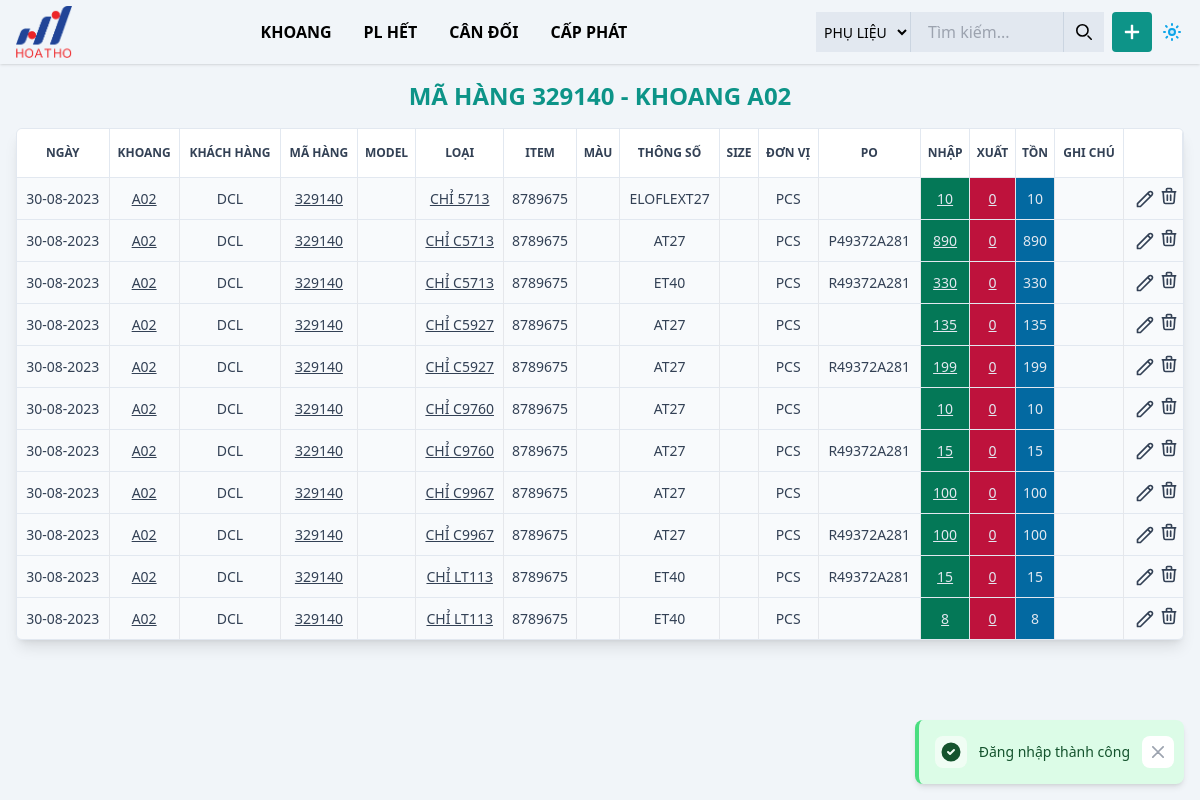
The app's page /items.php?ma-hang=329140&khoang=A02 (signed in) with its own data.
### tables this page shows
CREATE TABLE `items` (
  `item_id` bigint(20) UNSIGNED NOT NULL,
  `item_customer` varchar(20) NOT NULL,
  `item_style` varchar(20) NOT NULL,
  `item_type` varchar(100) NOT NULL,
  `item_container` varchar(20) NOT NULL,
  `item_model` varchar(20) DEFAULT NULL,
  `item_item` varchar(20) DEFAULT NULL,
  `item_color` varchar(20) DEFAULT NULL,
  `item_params` varchar(10) DEFAULT NULL,
  `item_size` varchar(100) DEFAULT NULL,
  `item_po` varchar(20) DEFAULT NULL,
  `item_unit` varchar(10) NOT NULL,
  `item_qty` decimal(10,2) NOT NULL,
  `item_note` varchar(255) DEFAULT NULL,
  `item_date` date NOT NULL,
  `item_sold_out` tinyint(1) NOT NULL DEFAULT 0,
  `order_id` bigint(20) UNSIGNED DEFAULT NULL,
  `item_plan` decimal(10,2) UNSIGNED DEFAULT NULL,
  `item_norm` float(3,2) DEFAULT NULL,
  `user_id` tinyint(2) UNSIGNED NOT NULL,
  `number_group` tinyint(2) UNSIGNED NOT NULL DEFAULT 0,
  `created_at` datetime NOT NULL DEFAULT current_timestamp()
);

### DB.php (called while the page is built, shortened)
<?php
class  DB
{
    private $table;
    private $select;
    private $where;
    private $conn;
    private $query;
    private $orderBy;
    public function __construct()
    {
        try {
            $servername = "localhost";
            $username = "root";
            $password = "";
            $dbname = "phu-lieu";
            $this->conn = new PDO("mysql:host=$servername;port=3306;dbname=$dbname;charset=utf8mb4", $username, $password, [
                PDO::ATTR_ERRMODE => PDO::ERRMODE_EXCEPTION,
                PDO::ATTR_DEFAULT_FETCH_MODE => PDO::FETCH_OBJ,
            ]);
        } catch (PDOException $e) {
            echo "Connection failed: " . $e->getMessage();
        }
    }
    public static function table($table)
    {
        $instance = new DB();
        $instance->table = $table;
        return $instance;
    }
    public function sum($column)
    {
        $query = "SELECT SUM($column) as total FROM " . $this->table . " WHERE " . implode(' AND ', $this->where);
        return $this->conn->query($query)->fetch()->total;
    }
    public function where($column, $condition, $value)
    {
        $this->where[] = "$column $condition '$value'";
        return $this;
    }
    public function get()
    {
        $query = "SELECT ";
        if (empty($this->select)) {
            $query .= "*";
        } else {
            $query .= implode(',', $this->select);
        }
        $query .= " FROM " . $this->table;
        if (isset($this->where)) {
            $query .= " WHERE " . implode(' AND ', $this->where);
        }
        if (isset($this->orderBy)) {
            $query .= " ORDER BY " . implode(' , ', $this->orderBy);
        }
        $this->query = $query;
        return $this;
    }
    public function whereNull($column)
    {
        $this->where[] = "$column IS NULL";
        return $this;
    }
    public function orderBy($column, $order = "ASC")
    {
        $order = strtoupper($order);
        $this->orderBy[] = "$column $order";
        return $this;
    }
    public function fetchAll()
    {
        $result = $this->conn->query($this->query);
        return $result->fetchAll();
    }
}

### helper.php (called while the page is built, shortened)
<?php
function get($field): string
{
    return htmlspecialchars(trim($_GET[$field]));
}
function formatDate($date): string
{
    return date('d-m-Y', strtotime($date));
}
function formatNumber($number): int|string
{
    if (empty($number)) {
        return 0;
    }
    if (fmod($number, 1) == 0) {
        return number_format($number, 0, '.', ' ');
    } else {
        return number_format($number, 2, '.', ' ');
    }
}

### items.php (the view, shortened to what this page needs)
<?php
include_once "header.php";
$headerTitle = "QUẢN LÝ XUẤT NHẬP TỒN";
if (count($_GET) === 2 && isset($_GET['ma-hang'], $_GET['khoang'])) {
    $headerTitle = "MÃ HÀNG " . $_GET['ma-hang'] . " - KHOANG " . $_GET['khoang'];
    $items = DB::table('items')
        ->where('item_style', '=', get('ma-hang'))
        ->where('item_container', '=', get('khoang'))
        ->whereNull('order_id')
        ->where('item_sold_out', "=", 0)
        ->orderBy('item_type')
        ->fetchAll();
}
if (count($items)) { ?>
    <div class="px-2 py-4 md:p-4" id="items">
        <h2 id="item-title" class="text-center font-bold text-xl md:text-2xl dark:text-muted-200 mb-4 text-teal-600"><?= $headerTitle ?></h2>
        <div id="table" class="w-full">
            <div class="border-muted-200 dark:border-muted-700 border rounded-md overflow-hidden shadow-lg">
                <div class="min-w-full align-middle overflow-x-auto">
                    <table class="divide-muted-200 dark:divide-muted-700 min-w-full table-fixed divide-y text-center">
                        <thead>
                            <tr>
                                <th class="text-muted-700 dark:text-muted-400 font-bold text-xs uppercase border-muted-200 dark:border-muted-700 last:border-e-none dark:bg-muted-800 border-r bg-white px-1 py-4">NGÀY</th>
                                <th class="text-muted-700 dark:text-muted-400 font-bold text-xs uppercase border-muted-200 dark:border-muted-700 last:border-e-none dark:bg-muted-800 border-r bg-white px-1 py-4">KHOANG</th>
                                <th class="text-muted-700 dark:text-muted-400 font-bold text-xs uppercase border-muted-200 dark:border-muted-700 last:border-e-none dark:bg-muted-800 border-r bg-white px-1 py-4">KHÁCH HÀNG</th>
                                <th class="text-muted-700 dark:text-muted-400 font-bold text-xs uppercase border-muted-200 dark:border-muted-700 last:border-e-none dark:bg-muted-800 border-r bg-white px-1 py-4">MÃ HÀNG</th>
                                <th class="text-muted-700 dark:text-muted-400 font-bold text-xs uppercase border-muted-200 dark:border-muted-700 last:border-e-none dark:bg-muted-800 border-r bg-white px-1 py-4">MODEL</th>
                                <th class="text-muted-700 dark:text-muted-400 font-bold text-xs uppercase border-muted-200 dark:border-muted-700 last:border-e-none dark:bg-muted-800 border-r bg-white px-1 py-4">LOẠI</th>
                                <th class="text-muted-700 dark:text-muted-400 font-bold text-xs uppercase border-muted-200 dark:border-muted-700 last:border-e-none dark:bg-muted-800 border-r bg-white px-1 py-4">ITEM</th>
                                <th class="text-muted-700 dark:text-muted-400 font-bold text-xs uppercase border-muted-200 dark:border-muted-700 last:border-e-none dark:bg-muted-800 border-r bg-white px-1 py-4">MÀU</th>
                                <th class="text-muted-700 dark:text-muted-400 font-bold text-xs uppercase border-muted-200 dark:border-muted-700 last:border-e-none dark:bg-muted-800 border-r bg-white px-1 py-4">THÔNG SỐ</th>
                                <th class="text-muted-700 dark:text-muted-400 font-bold text-xs uppercase border-muted-200 dark:border-muted-700 last:border-e-none dark:bg-muted-800 border-r bg-white px-1 py-4">SIZE</th>
                                <th class="text-muted-700 dark:text-muted-400 font-bold text-xs uppercase border-muted-200 dark:border-muted-700 last:border-e-none dark:bg-muted-800 border-r bg-white px-1 py-4">ĐƠN VỊ</th>
                                <th class="text-muted-700 dark:text-muted-400 font-bold text-xs uppercase border-muted-200 dark:border-muted-700 last:border-e-none dark:bg-muted-800 border-r bg-white px-1 py-4">PO</th>
                                <th class="text-muted-700 dark:text-muted-400 font-bold text-xs uppercase border-muted-200 dark:border-muted-700 last:border-e-none dark:bg-muted-800 border-r bg-white px-1 py-4">NHẬP</th>
                                <th class="text-muted-700 dark:text-muted-400 font-bold text-xs uppercase border-muted-200 dark:border-muted-700 last:border-e-none dark:bg-muted-800 border-r bg-white px-1 py-4">XUẤT</th>
                                <th class="text-muted-700 dark:text-muted-400 font-bold text-xs uppercase border-muted-200 dark:border-muted-700 last:border-e-none dark:bg-muted-800 border-r bg-white px-1 py-4">TỒN</th>
                                <th class="text-muted-700 dark:text-muted-400 font-bold text-xs uppercase border-muted-200 dark:border-muted-700 last:border-e-none dark:bg-muted-800 border-r bg-white px-1 py-4">GHI CHÚ</th>
                                <th class="text-muted-700 dark:text-muted-400 font-bold text-xs uppercase border-muted-200 dark:border-muted-700 last:border-e-none dark:bg-muted-800 border-r bg-white px-1 py-4"></th>
                            </tr>
                        </thead>
                        <tbody class="divide-muted-200 dark:divide-muted-700 dark:bg-muted-800 divide-y bg-muted-50">
                            <?php foreach ($items as $item) {
                                $totalOrder = DB::table('items')
                                    ->where('order_id', '=', $item->item_id)
                                    ->sum('item_qty');
                                $inventory = $item->item_qty - $totalOrder;
                            ?>
                                <tr item-id="<?= $item->item_id ?>" class="hover:bg-muted-100 dark:hover:bg-muted-900 transition-colors duration-200">
                                    <td class="text-sm border-r dark:border-muted-700 text-muted-700 dark:text-muted-200 py-2 px-1 whitespace-nowrap"><?= formatDate($item->item_date) ?></td>
                                    <td class="text-sm border-r dark:border-muted-700 text-muted-700 dark:text-muted-200 py-2 px-1 whitespace-nowrap"><a href="items.php?khoang=<?= $item->item_container ?>"><?= $item->item_container ?></a></td>
                                    <td class="text-sm border-r dark:border-muted-700 text-muted-700 dark:text-muted-200 py-2 px-1 whitespace-nowrap"><?= $item->item_customer ?></td>
                                    <td class="text-sm border-r dark:border-muted-700 text-muted-700 dark:text-muted-200 py-2 px-1 whitespace-nowrap"><a href="items.php?ma-hang=<?= $item->item_style ?>"><?= $item->item_style ?></a></td>
                                    <td class="text-sm border-r dark:border-muted-700 text-muted-700 dark:text-muted-200 py-2 px-1 whitespace-nowrap"><?= $item->item_model ?></td>
                                    <td class="text-sm border-r dark:border-muted-700 text-muted-700 dark:text-muted-200 py-2 px-1 whitespace-nowrap"><a title="<?= $item->item_id ?>" href="items.php?ma-hang=<?= $item->item_style ?>&type=<?= $item->item_type ?>&color=<?= $item->item_color ?>&size=<?= $item->item_size ?>&params=<?= $item->item_params ?>"><?= $item->item_type ?></a></td>
                                    <td class="text-sm border-r dark:border-muted-700 text-muted-700 dark:text-muted-200 py-2 px-1 whitespace-nowrap"><?= $item->item_item ?></td>
                                    <td class="text-sm border-r dark:border-muted-700 text-muted-700 dark:text-muted-200 py-2 px-1 whitespace-nowrap"><?= $item->item_color ?></td>
                                    <td class="text-sm border-r dark:border-muted-700 text-muted-700 dark:text-muted-200 py-2 px-1 whitespace-nowrap"><?= $item->item_params ?></td>
                                    <td class="text-sm border-r dark:border-muted-700 text-muted-700 dark:text-muted-200 py-2 px-1 whitespace-nowrap"><?= $item->item_size ?></td>
                                    <td class="text-sm border-r dark:border-muted-700 text-muted-700 dark:text-muted-200 py-2 px-1 whitespace-nowrap"><?= $item->item_unit ?></td>
                                    <td class="text-sm border-r dark:border-muted-700 text-muted-700 dark:text-muted-200 py-2 px-1 whitespace-nowrap"><?= $item->item_po ?></td>
                                    <td class="text-sm border-r dark:border-muted-700 text-muted-200 bg-emerald-700 py-2 px-1 whitespace-nowrap"><a href="nhap-kho.php?id=<?= $item->item_id ?>"><?= formatNumber($item->item_qty) ?></a>
                                    </td>
                                    <td class="text-sm border-r dark:border-muted-700 text-muted-200 bg-rose-700 py-2 px-1 whitespace-nowrap">
                                        <?php
                                        if ($inventory != 0) { ?>
                                            <a href="xuat-kho.php?id=<?= $item->item_id ?>"><?= formatNumber($totalOrder) ?></a>
                                        <?php } else { ?>
                                            <?= formatNumber($totalOrder) ?>
                                        <?php } ?>
                                    </td>
                                    <td class="text-sm border-r dark:border-muted-700 text-muted-200 bg-sky-700 py-2 px-1 whitespace-nowrap">
                                        <?php
                                        if ($inventory == 0) { ?>
                                            <form class="inline-block ml-1" action="<?= $_SERVER['PHP_SELF'] ?>" method="post">
                                                <input type="hidden" value="<?= $item->item_id ?>" name="sold-out">
                                                <button class="bg-yellow-300 text-red-700 font-bold p-1 rounded uppercase" type="submit">
                                                    Hết
                                                </button>
                                            </form>
                                        <?php } else {
                                            echo formatNumber($inventory);
                                        } ?>
                                    </td>
                                    <td class="text-sm border-r dark:border-muted-700 text-muted-700 dark:text-muted-200 py-2 px-1"><?= $item->item_note ?></td>
                                    <td class="text-sm text-muted-700 dark:text-muted-200 py-2 px-1">
                                        <div class="flex gap-1 justify-end items-center">
                                            <a href="sua.php?id=<?= $item->item_id ?>" title="Sửa phụ liệu" class="btn-show-order w-5 transform hover:text-green-500 transition hover:scale-125" data-id="<?= $item->item_id ?>">
                                                <svg xmlns="http://www.w3.org/2000/svg" fill="none" viewBox="0 0 24 24" stroke="currentColor">
                                                    <path stroke-linecap="round" stroke-linejoin="round" stroke-width="2" d="M15.232 5.232l3.536 3.536m-2.036-5.036a2.5 2.5 0 113.536 3.536L6.5 21.036H3v-3.572L16.732 3.732z" />
                                                </svg>
                                            </a>
                                            <form id="form-delete" action="<?= $_SERVER['PHP_SELF'] ?>" method="post" class="inline-block">
                                                <button type="button" title="Xóa phụ liệu" data-id="<?= $item->item_id ?>" class="btn-show-modal w-5 transform hover:text-red-500 transition hover:scale-110">
                                                    <svg fill="none" viewBox="0 0 24 24" stroke="currentColor">
                                                        <path stroke-linecap="round" stroke-linejoin="round" stroke-width="2" d="M19 7l-.867 12.142A2 2 0 0116.138 21H7.862a2 2 0 01-1.995-1.858L5 7m5 4v6m4-6v6m1-10V4a1 1 0 00-1-1h-4a1 1 0 00-1 1v3M4 7h16"></path>
                                                    </svg>
                                                </button>
                                            </form>
                                        </div>
                                    </td>
                                </tr>
                            <?php } ?>
                        </tbody>
                    </table>
                </div>
            </div>
        </div>
    </div>
<?php }
?>
<?php
require_once "footer.php";
?>

### records on screen
items: item_date "30-08-2023", item_container "A02", item_customer "DCL", item_style "329140", item_type "CHỈ 5713", item_item "8789675", item_params "ELOFLEXT27", item_unit "PCS", item_qty "10", totalOrder "0"
items: item_date "30-08-2023", item_container "A02", item_customer "DCL", item_style "329140", item_type "CHỈ C5713", item_item "8789675", item_params "AT27", item_unit "PCS", item_po "P49372A281", item_qty "890", totalOrder "0"
items: item_date "30-08-2023", item_container "A02", item_customer "DCL", item_style "329140", item_type "CHỈ C5713", item_item "8789675", item_params "ET40", item_unit "PCS", item_po "R49372A281", item_qty "330", totalOrder "0"
items: item_date "30-08-2023", item_container "A02", item_customer "DCL", item_style "329140", item_type "CHỈ C5927", item_item "8789675", item_params "AT27", item_unit "PCS", item_qty "135", totalOrder "0"
items: item_date "30-08-2023", item_container "A02", item_customer "DCL", item_style "329140", item_type "CHỈ C5927", item_item "8789675", item_params "AT27", item_unit "PCS", item_po "R49372A281", item_qty "199", totalOrder "0"
items: item_date "30-08-2023", item_container "A02", item_customer "DCL", item_style "329140", item_type "CHỈ C9760", item_item "8789675", item_params "AT27", item_unit "PCS", item_qty "10", totalOrder "0"
items: item_date "30-08-2023", item_container "A02", item_customer "DCL", item_style "329140", item_type "CHỈ C9760", item_item "8789675", item_params "AT27", item_unit "PCS", item_po "R49372A281", item_qty "15", totalOrder "0"
items: item_date "30-08-2023", item_container "A02", item_customer "DCL", item_style "329140", item_type "CHỈ C9967", item_item "8789675", item_params "AT27", item_unit "PCS", item_qty "100", totalOrder "0"
items: item_date "30-08-2023", item_container "A02", item_customer "DCL", item_style "329140", item_type "CHỈ C9967", item_item "8789675", item_params "AT27", item_unit "PCS", item_po "R49372A281", item_qty "100", totalOrder "0"
items: item_date "30-08-2023", item_container "A02", item_customer "DCL", item_style "329140", item_type "CHỈ LT113", item_item "8789675", item_params "ET40", item_unit "PCS", item_po "R49372A281", item_qty "15", totalOrder "0"
items: item_date "30-08-2023", item_container "A02", item_customer "DCL", item_style "329140", item_type "CHỈ LT113", item_item "8789675", item_params "ET40", item_unit "PCS", item_qty "8", totalOrder "0"

### other values on screen
$toastMessage "Đăng nhập thành công"
$headerTitle "MÃ HÀNG 329140 - KHOANG A02"
